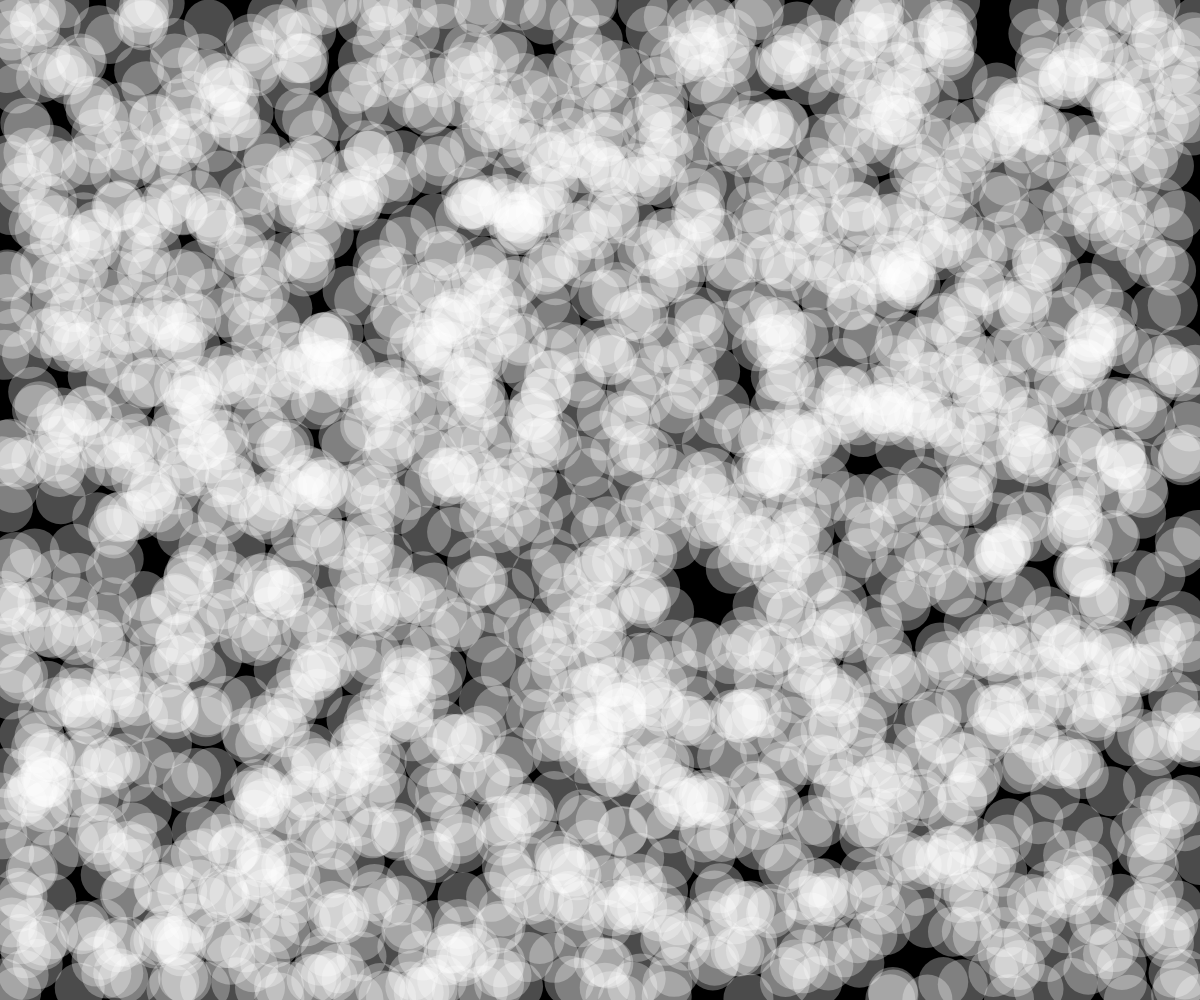
Frame 1 (no input)
Frame 60 (no input): identical to frame 1, image omitted
Frame 120 (the mouse pressed at the canvas centre since frame 60): identical to frame 1, image omitted

The p5.js sketch that drew this single still picture (run headless with seeded random() and noise() and a simulated clock; from frame 60 on, the mouse is pressed at the canvas centre):

// p5.js sketch
// ── sketch.js
// use arrays to store x/y of 100 circles

let numCirc = 2500; // num of circles
// arrays for locations
let posx = [];
let posy = [];

function setup() {
  createCanvas(windowWidth, windowHeight);
  // fill the arrays with data
  for (let i = 0; i < numCirc; i++) {
    posx[i] = random(width);
    posy[i] = random(height);
  }
}

function draw() {
  background(0);
  noStroke();
  fill(255, 75);
  // draw the circles
  for (let i = 0; i < numCirc; i++) {
    ellipse(posx[i], posy[i], 50, 50);
  }
}
